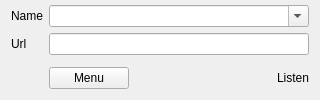
<?xml version="1.0" encoding="UTF-8"?>
<ui version="4.0">
 <class>GUI_Podcasts</class>
 <widget class="PlayerPluginInterface" name="GUI_Podcasts">
  <property name="geometry">
   <rect>
    <x>0</x>
    <y>0</y>
    <width>320</width>
    <height>100</height>
   </rect>
  </property>
  <layout class="QGridLayout" name="gridLayout">
   <property name="topMargin">
    <number>5</number>
   </property>
   <property name="bottomMargin">
    <number>5</number>
   </property>
   <property name="verticalSpacing">
    <number>6</number>
   </property>
   <item row="1" column="2">
    <widget class="QComboBox" name="combo_stream">
     <property name="focusPolicy">
      <enum>Qt::StrongFocus</enum>
     </property>
     <property name="toolTip">
      <string>Type name you want to save the stream as</string>
     </property>
     <property name="editable">
      <bool>true</bool>
     </property>
    </widget>
   </item>
   <item row="2" column="1">
    <widget class="QLabel" name="label_2">
     <property name="focusPolicy">
      <enum>Qt::StrongFocus</enum>
     </property>
     <property name="text">
      <string>Url</string>
     </property>
    </widget>
   </item>
   <item row="2" column="2">
    <widget class="QLineEdit" name="le_url">
     <property name="focusPolicy">
      <enum>Qt::ClickFocus</enum>
     </property>
     <property name="toolTip">
      <string>Enter stream url</string>
     </property>
    </widget>
   </item>
   <item row="3" column="2">
    <layout class="QHBoxLayout" name="horizontalLayout">
     <property name="spacing">
      <number>6</number>
     </property>
     <item>
      <widget class="MenuToolButton" name="btn_tool">
       <property name="text">
        <string>Menu</string>
       </property>
      </widget>
     </item>
     <item>
      <spacer name="horizontalSpacer">
       <property name="focusPolicy">
        <enum>Qt::StrongFocus</enum>
       </property>
       <property name="orientation">
        <enum>Qt::Horizontal</enum>
       </property>
       <property name="sizeHint" stdset="0">
        <size>
         <width>40</width>
         <height>20</height>
        </size>
       </property>
      </spacer>
     </item>
     <item>
      <widget class="QPushButton" name="btn_play">
       <property name="maximumSize">
        <size>
         <width>20</width>
         <height>16777215</height>
        </size>
       </property>
       <property name="focusPolicy">
        <enum>Qt::StrongFocus</enum>
       </property>
       <property name="toolTip">
        <string>Start stream</string>
       </property>
       <property name="text">
        <string/>
       </property>
       <property name="icon">
        <iconset resource="../../Resources/Icons.qrc">
         <normaloff>:/Icons/play.svg.png</normaloff>:/Icons/play.svg.png</iconset>
       </property>
       <property name="iconSize">
        <size>
         <width>18</width>
         <height>18</height>
        </size>
       </property>
       <property name="flat">
        <bool>true</bool>
       </property>
      </widget>
     </item>
     <item>
      <widget class="QLabel" name="lab_listen">
       <property name="text">
        <string>Listen</string>
       </property>
      </widget>
     </item>
    </layout>
   </item>
   <item row="1" column="1">
    <widget class="QLabel" name="label">
     <property name="focusPolicy">
      <enum>Qt::StrongFocus</enum>
     </property>
     <property name="text">
      <string>Name</string>
     </property>
    </widget>
   </item>
  </layout>
 </widget>
 <customwidgets>
  <customwidget>
   <class>MenuToolButton</class>
   <extends>QPushButton</extends>
   <header location="global">GUI/Helper/MenuTool/MenuTool.h</header>
  </customwidget>
  <customwidget>
   <class>PlayerPluginInterface</class>
   <extends>QWidget</extends>
   <header>Interfaces/PlayerPlugin/PlayerPlugin.h</header>
   <container>1</container>
  </customwidget>
 </customwidgets>
 <resources>
  <include location="../../Resources/Icons.qrc"/>
 </resources>
 <connections/>
</ui>
